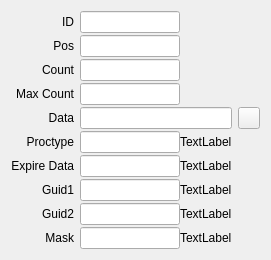
     <widget class="QWidget" name="gridLayoutWidget_2">
      <property name="geometry">
       <rect>
        <x>359</x>
        <y>-2</y>
        <width>271</width>
        <height>250</height>
       </rect>
      </property>
      <layout class="QGridLayout" name="gridLayout_3" rowstretch="0,0,0,0,0,0,0,0,0,0" columnstretch="0,0,0">
       <property name="sizeConstraint">
        <enum>QLayout::SetDefaultConstraint</enum>
       </property>
       <property name="verticalSpacing">
        <number>2</number>
       </property>
       <item row="7" column="0">
        <widget class="QLabel" name="label_118">
         <property name="maximumSize">
          <size>
           <width>100</width>
           <height>22</height>
          </size>
         </property>
         <property name="text">
          <string>Guid1</string>
         </property>
         <property name="alignment">
          <set>Qt::AlignRight|Qt::AlignTrailing|Qt::AlignVCenter</set>
         </property>
        </widget>
       </item>
       <item row="3" column="0">
        <widget class="QLabel" name="label_129">
         <property name="text">
          <string>Max Count</string>
         </property>
         <property name="alignment">
          <set>Qt::AlignRight|Qt::AlignTrailing|Qt::AlignVCenter</set>
         </property>
        </widget>
       </item>
       <item row="4" column="0">
        <widget class="QLabel" name="label_130">
         <property name="text">
          <string>Data</string>
         </property>
         <property name="alignment">
          <set>Qt::AlignRight|Qt::AlignTrailing|Qt::AlignVCenter</set>
         </property>
        </widget>
       </item>
       <item row="8" column="0">
        <widget class="QLabel" name="label_131">
         <property name="maximumSize">
          <size>
           <width>100</width>
           <height>22</height>
          </size>
         </property>
         <property name="text">
          <string>Guid2</string>
         </property>
         <property name="alignment">
          <set>Qt::AlignRight|Qt::AlignTrailing|Qt::AlignVCenter</set>
         </property>
        </widget>
       </item>
       <item row="3" column="1">
        <widget class="QLineEdit" name="txt_maxcount_3">
         <property name="maximumSize">
          <size>
           <width>100</width>
           <height>16777215</height>
          </size>
         </property>
        </widget>
       </item>
       <item row="4" column="2">
        <widget class="QPushButton" name="pushButton_5">
         <property name="sizePolicy">
          <sizepolicy hsizetype="Minimum" vsizetype="Fixed">
           <horstretch>0</horstretch>
           <verstretch>0</verstretch>
          </sizepolicy>
         </property>
         <property name="minimumSize">
          <size>
           <width>22</width>
           <height>22</height>
          </size>
         </property>
         <property name="maximumSize">
          <size>
           <width>22</width>
           <height>22</height>
          </size>
         </property>
         <property name="text">
          <string/>
         </property>
         <property name="icon">
          <iconset resource="icons.qrc">
           <normaloff>:/iconpack/software_graphics_media/pencil.ico</normaloff>:/iconpack/software_graphics_media/pencil.ico</iconset>
         </property>
        </widget>
       </item>
       <item row="9" column="0">
        <widget class="QLabel" name="label_132">
         <property name="maximumSize">
          <size>
           <width>100</width>
           <height>22</height>
          </size>
         </property>
         <property name="text">
          <string>Mask</string>
         </property>
         <property name="alignment">
          <set>Qt::AlignRight|Qt::AlignTrailing|Qt::AlignVCenter</set>
         </property>
        </widget>
       </item>
       <item row="0" column="0">
        <widget class="QLabel" name="label_133">
         <property name="text">
          <string>ID</string>
         </property>
         <property name="alignment">
          <set>Qt::AlignRight|Qt::AlignTrailing|Qt::AlignVCenter</set>
         </property>
        </widget>
       </item>
       <item row="4" column="1">
        <widget class="QLineEdit" name="txt_data_3"/>
       </item>
       <item row="1" column="1">
        <widget class="QLineEdit" name="txt_pos_3">
         <property name="maximumSize">
          <size>
           <width>100</width>
           <height>16777215</height>
          </size>
         </property>
        </widget>
       </item>
       <item row="6" column="0">
        <widget class="QLabel" name="label_134">
         <property name="maximumSize">
          <size>
           <width>100</width>
           <height>22</height>
          </size>
         </property>
         <property name="text">
          <string>Expire Data</string>
         </property>
         <property name="alignment">
          <set>Qt::AlignRight|Qt::AlignTrailing|Qt::AlignVCenter</set>
         </property>
        </widget>
       </item>
       <item row="5" column="0">
        <widget class="QLabel" name="label_135">
         <property name="maximumSize">
          <size>
           <width>100</width>
           <height>22</height>
          </size>
         </property>
         <property name="text">
          <string>Proctype</string>
         </property>
         <property name="alignment">
          <set>Qt::AlignRight|Qt::AlignTrailing|Qt::AlignVCenter</set>
         </property>
        </widget>
       </item>
       <item row="0" column="1">
        <widget class="QLineEdit" name="txt_id_3">
         <property name="sizePolicy">
          <sizepolicy hsizetype="Expanding" vsizetype="Fixed">
           <horstretch>0</horstretch>
           <verstretch>0</verstretch>
          </sizepolicy>
         </property>
         <property name="maximumSize">
          <size>
           <width>100</width>
           <height>16777215</height>
          </size>
         </property>
        </widget>
       </item>
       <item row="1" column="0">
        <widget class="QLabel" name="label_136">
         <property name="text">
          <string>Pos</string>
         </property>
         <property name="alignment">
          <set>Qt::AlignRight|Qt::AlignTrailing|Qt::AlignVCenter</set>
         </property>
        </widget>
       </item>
       <item row="2" column="1">
        <widget class="QLineEdit" name="txt_count_3">
         <property name="maximumSize">
          <size>
           <width>100</width>
           <height>16777215</height>
          </size>
         </property>
        </widget>
       </item>
       <item row="2" column="0">
        <widget class="QLabel" name="label_137">
         <property name="text">
          <string>Count</string>
         </property>
         <property name="alignment">
          <set>Qt::AlignRight|Qt::AlignTrailing|Qt::AlignVCenter</set>
         </property>
        </widget>
       </item>
       <item row="5" column="1">
        <layout class="QHBoxLayout" name="horizontalLayout_33">
         <property name="sizeConstraint">
          <enum>QLayout::SetDefaultConstraint</enum>
         </property>
         <item>
          <widget class="QLineEdit" name="txt_proctype_3">
           <property name="maximumSize">
            <size>
             <width>100</width>
             <height>16777215</height>
            </size>
           </property>
          </widget>
         </item>
         <item>
          <widget class="QLabel" name="label_138">
           <property name="text">
            <string>TextLabel</string>
           </property>
          </widget>
         </item>
        </layout>
       </item>
       <item row="6" column="1">
        <layout class="QHBoxLayout" name="horizontalLayout_34">
         <item>
          <widget class="QLineEdit" name="txt_expiredata_3">
           <property name="maximumSize">
            <size>
             <width>100</width>
             <height>16777215</height>
            </size>
           </property>
          </widget>
         </item>
         <item>
          <widget class="QLabel" name="label_139">
           <property name="text">
            <string>TextLabel</string>
           </property>
          </widget>
         </item>
        </layout>
       </item>
       <item row="7" column="1">
        <layout class="QHBoxLayout" name="horizontalLayout_35">
         <item>
          <widget class="QLineEdit" name="txt_guid1_3">
           <property name="maximumSize">
            <size>
             <width>100</width>
             <height>16777215</height>
            </size>
           </property>
          </widget>
         </item>
         <item>
          <widget class="QLabel" name="label_140">
           <property name="text">
            <string>TextLabel</string>
           </property>
          </widget>
         </item>
        </layout>
       </item>
       <item row="8" column="1">
        <layout class="QHBoxLayout" name="horizontalLayout_36">
         <item>
          <widget class="QLineEdit" name="txt_guid2_3">
           <property name="maximumSize">
            <size>
             <width>100</width>
             <height>16777215</height>
            </size>
           </property>
          </widget>
         </item>
         <item>
          <widget class="QLabel" name="label_141">
           <property name="text">
            <string>TextLabel</string>
           </property>
          </widget>
         </item>
        </layout>
       </item>
       <item row="9" column="1">
        <layout class="QHBoxLayout" name="horizontalLayout_37">
         <item>
          <widget class="QLineEdit" name="txt_mask_3">
           <property name="maximumSize">
            <size>
             <width>100</width>
             <height>16777215</height>
            </size>
           </property>
          </widget>
         </item>
         <item>
          <widget class="QLabel" name="label_142">
           <property name="text">
            <string>TextLabel</string>
           </property>
          </widget>
         </item>
        </layout>
       </item>
      </layout>
     </widget>
